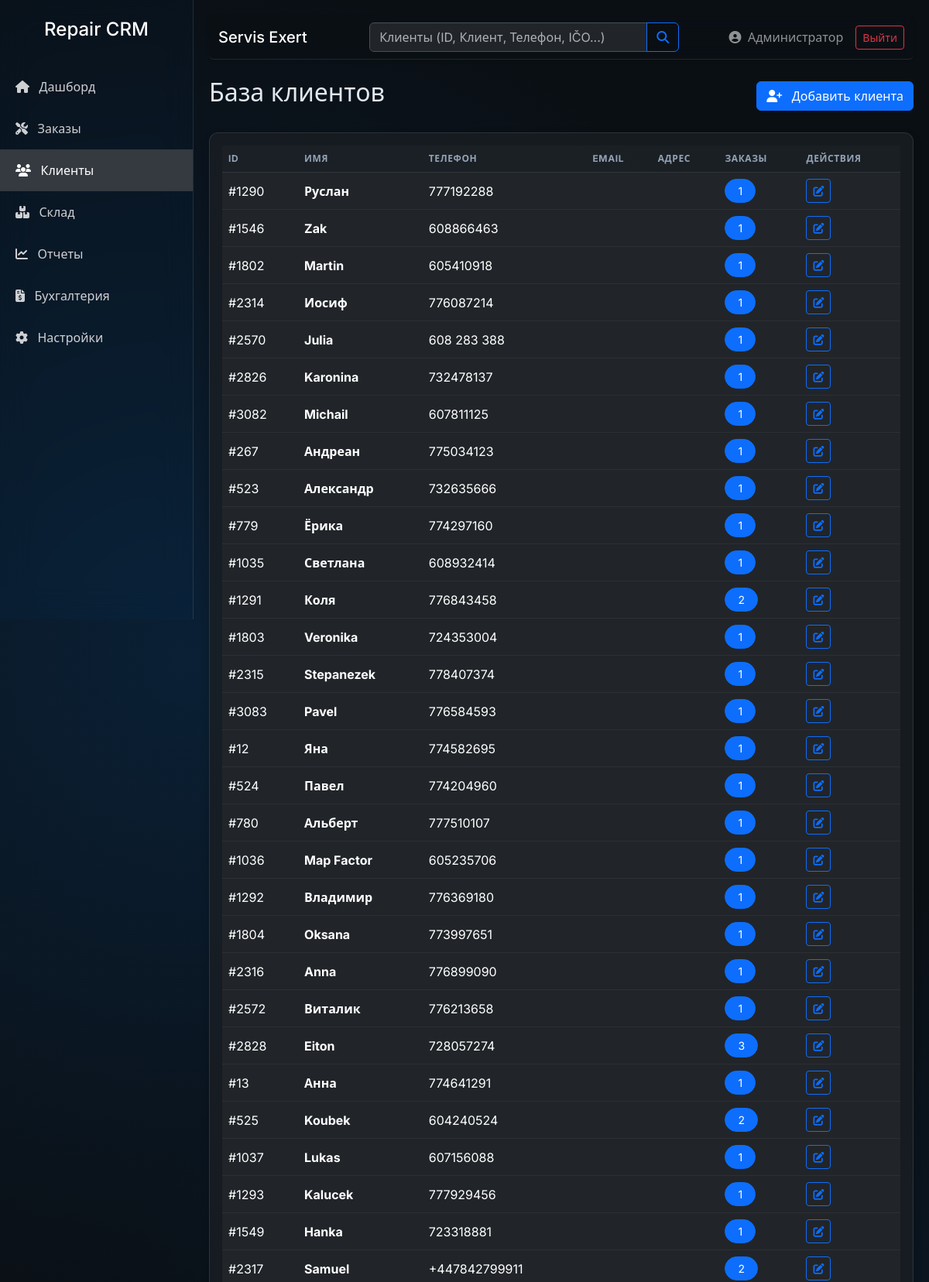
Screenshot of /customers.php?cp=3 (signed in, upper part) with the database file from the repository.
### tables this page shows
CREATE TABLE `customers` (
  `id` int(11) NOT NULL AUTO_INCREMENT,
  `customer_type` enum('private','company') DEFAULT 'private',
  `first_name` varchar(50) NOT NULL,
  `last_name` varchar(50) NOT NULL,
  `ico` varchar(20) DEFAULT NULL,
  `dic` varchar(20) DEFAULT NULL,
  `company` varchar(100) DEFAULT NULL,
  `phone` varchar(20) DEFAULT NULL,
  `email` varchar(100) DEFAULT NULL,
  `address` text DEFAULT NULL,
  `created_at` timestamp NOT NULL DEFAULT current_timestamp(),
  `old_user_id` int(11) DEFAULT NULL,
  PRIMARY KEY (`id`)
);

### includes/functions.php (called while the page is built, shortened)
<?php
function get_setting($key, $default = '') {
    global $pdo;
    static $cache = [];
    if (array_key_exists($key, $cache)) {
        return $cache[$key];
    }
    try {
        $stmt = $pdo->prepare("SELECT setting_value FROM system_settings WHERE setting_key = ?");
        $stmt->execute([$key]);
        $val = $stmt->fetchColumn();
        if ($val !== false) {
            $cache[$key] = $val;
            return $val;
        }
    } catch (Exception $e) {
        $cache[$key] = $default;
        return $default;
    }
    return $default;
}
?>

### includes/lang.php (called while the page is built, shortened)
<?php
function __($key, $override_lang = null) {
    global $lang_data, $pdo;
    if ($override_lang) {
        $lang = $override_lang;
    } elseif (isset($_SESSION['lang'])) {
        $lang = $_SESSION['lang'];
    } elseif (isset($pdo) && function_exists('get_setting')) {
        $lang = get_setting('language', 'ru');
    } else {
        $lang = 'ru';
    }
    return $lang_data[$lang][$key] ?? $key;
}
?>

### customers.php (the view, shortened to what this page needs)
<?php
require_once 'includes/config.php';
require_once 'includes/functions.php';
require_once 'includes/header.php';
$customers = [];
if (isset($pdo)) {
    try {
        $limit = 50;
        $page = isset($_GET['cp']) && is_numeric($_GET['cp']) ? (int)$_GET['cp'] : 1;
        $offset = ($page - 1) * $limit;
        $search = $_GET['search'] ?? '';
        if (!empty($search)) {
            $search = trim($search);
            $exact_id_filter = is_numeric($search) ? " OR id = ?" : "";
            $count_stmt = $pdo->prepare("SELECT COUNT(*) FROM customers WHERE (first_name LIKE ? OR last_name LIKE ? OR phone LIKE ? OR email LIKE ? OR ico LIKE ? OR dic LIKE ? OR company LIKE ?$exact_id_filter)");
            $term = "%$search%";
            $params = [$term, $term, $term, $term, $term, $term, $term];
            if (is_numeric($search)) $params[] = (int)$search;
            $count_stmt->execute($params);
            $total_customers = $count_stmt->fetchColumn();
            $stmt = $pdo->prepare("SELECT * FROM customers WHERE
                (first_name LIKE ? OR
                last_name LIKE ? OR
                phone LIKE ? OR
                email LIKE ? OR
                ico LIKE ? OR
                dic LIKE ? OR
                company LIKE ?$exact_id_filter)
                ORDER BY (CASE WHEN id = ? THEN 1 ELSE 2 END), last_name ASC LIMIT $limit OFFSET $offset");
            $search_id = is_numeric($search) ? (int)$search : 0;
            $exec_params = $params;
            $exec_params[] = $search_id;
            $stmt->execute($exec_params);
        } else {
            $stmt = $pdo->query("SELECT * FROM customers ORDER BY last_name ASC LIMIT $limit OFFSET $offset");
        }
        $customers = $stmt->fetchAll();
        $order_counts = [];
        if (!empty($customers)) {
            $customer_ids = array_column($customers, 'id');
            $placeholders = implode(',', array_fill(0, count($customer_ids), '?'));
            $c_stmt = $pdo->prepare("SELECT customer_id, COUNT(*) as cnt FROM orders WHERE customer_id IN ($placeholders) GROUP BY customer_id");
            $c_stmt->execute($customer_ids);
            while ($row = $c_stmt->fetch()) {
                $order_counts[$row['customer_id']] = (int)$row['cnt'];
            }
        }
    } catch (PDOException $e) { }
}
?>
<div class="d-flex justify-content-between align-items-center mb-4">
    <h2><?php echo __('customers_db'); ?></h2>
    <div class="d-flex gap-2">
        <button class="btn btn-primary" data-bs-toggle="modal" data-bs-target="#newCustomerModal">
            <i class="fas fa-user-plus me-2"></i> <?php echo __('add_customer'); ?>
        </button>
    </div>
</div>
<div class="card">
    <div class="card-body">
        <div class="table-responsive">
            <table class="table table-hover align-middle">
                <thead>
                    <tr>
                        <th>ID</th>
                        <th><?php echo __('name_col'); ?></th>
                        <th><?php echo __('phone'); ?></th>
                        <th>Email</th>
                        <th><?php echo __('address'); ?></th>
                        <th><?php echo __('orders'); ?></th>
                        <th><?php echo __('actions'); ?></th>
                    </tr>
                </thead>
                <tbody>
                    <?php if (empty($customers)): ?>
                        <tr>
                            <td colspan="7" class="text-center py-4 text-muted"><?php echo __('no_customers_found'); ?></td>
                        </tr>
                    <?php else: ?>
                        <?php foreach ($customers as $customer): ?>
                        <tr>
                            <td>#<?php echo $customer['id']; ?></td>
                            <td>
                                <strong>
                                    <?php
                                    if ($customer['customer_type'] == 'company') {
                                        echo htmlspecialchars($customer['company'] ?: $customer['last_name']);
                                        echo ' <small class="text-muted">(Firma)</small>';
                                    } else {
                                        echo htmlspecialchars($customer['last_name'] . ' ' . $customer['first_name']);
                                    }
                                    ?>
                                </strong>
                            </td>
                            <td><?php echo htmlspecialchars($customer['phone']); ?></td>
                            <td><?php echo htmlspecialchars($customer['email']); ?></td>
                            <td><?php echo htmlspecialchars($customer['address']); ?></td>
                            <td>
                                <?php
                                $count = $order_counts[$customer['id']] ?? 0;
                                ?>
                                <button class="btn btn-sm <?php echo $count > 0 ? 'btn-primary' : 'btn-outline-secondary'; ?> rounded-pill px-3"
                                        onclick="showCustomerOrders(<?php echo $customer['id']; ?>, '<?php echo htmlspecialchars($customer['first_name'] . ' ' . $customer['last_name']); ?>')"
                                        <?php echo $count == 0 ? 'disabled' : ''; ?>>
                                    <?php echo $count; ?>
                                </button>
                            </td>
                            <td>
                                <div class="btn-group btn-group-sm">
                                    <a href="edit_customer.php?id=<?php echo $customer['id']; ?>" class="btn btn-outline-primary"><i class="fas fa-edit"></i></a>
                                </div>
                            </td>
                        </tr>
                        <?php endforeach; ?>
                    <?php endif; ?>
                </tbody>
            </table>
        </div>
    </div>
</div>
<?php require_once 'includes/footer.php'; ?>

### assets/css/style.css (style rules this page uses)
:root { --sidebar-width: 250px; --primary-color: #0d7ff2; --glass-bg: rgba(255, 255, 255, 0.05); --glass-border: rgba(255, 255, 255, 0.1); }
body { background-color: #0a0f14; background-image: radial-gradient(circle at 20% 30%, rgba(13, 127, 242, 0.15) 0%, transparent 40%), radial-gradient(circle at 80% 70%, rgba(13, 127, 242, 0.1) 0%, transparent 40%); background-attachment: fixed; color: #e2e8f0; font-family: 'Inter', system-ui, -apple-system, sans-serif; position: relative; }
.card { border: 1px solid var(--glass-border); background: rgba(25, 30, 36, 0.8); box-shadow: 0 4px 12px 0 rgba(0, 0, 0, 0.2); margin-bottom: 20px; border-radius: 12px; color: #e2e8f0; }
.table { color: #cbd5e1; }
.table thead th { background-color: rgba(255,255,255,0.02); text-transform: uppercase; font-size: 0.75rem; letter-spacing: 0.05em; color: #94a3b8; border-bottom: 1px solid var(--glass-border); }
.table td { border-color: rgba(255,255,255,0.05); }

### rows the page displays
customers: id "1290", last_name+first_name "Руслан", phone "777192288", id "1"
customers: id "1546", last_name+first_name "Zak", phone "608866463", id "1"
customers: id "1802", last_name+first_name "Martin", phone "605410918", id "1"
customers: id "2314", last_name+first_name "Иосиф", phone "776087214", id "1"
customers: id "2570", last_name+first_name "Julia", phone "608 283 388", id "1"
customers: id "2826", last_name+first_name "Karonina", phone "732478137", id "1"
customers: id "3082", last_name+first_name "Michail", phone "607811125", id "1"
customers: id "267", last_name+first_name "Андреан", phone "775034123", id "1"
customers: id "523", last_name+first_name "Александр", phone "732635666", id "1"
customers: id "779", last_name+first_name "Ёрика", phone "774297160", id "1"
customers: id "1035", last_name+first_name "Светлана", phone "608932414", id "1"
customers: id "1291", last_name+first_name "Коля", phone "776843458", id "2"
customers: id "1803", last_name+first_name "Veronika", phone "724353004", id "1"
customers: id "2315", last_name+first_name "Stepanezek", phone "778407374", id "1"
customers: id "3083", last_name+first_name "Pavel", phone "776584593", id "1"
customers: id "12", last_name+first_name "Яна", phone "774582695", id "1"
customers: id "524", last_name+first_name "Павел", phone "774204960", id "1"
customers: id "780", last_name+first_name "Альберт", phone "777510107", id "1"
customers: id "1036", last_name+first_name "Map Factor", phone "605235706", id "1"
customers: id "1292", last_name+first_name "Владимир", phone "776369180", id "1"
customers: id "1804", last_name+first_name "Oksana", phone "773997651", id "1"
customers: id "2316", last_name+first_name "Anna", phone "776899090", id "1"
customers: id "2572", last_name+first_name "Виталик", phone "776213658", id "1"
customers: id "2828", last_name+first_name "Eiton", phone "728057274", id "3"
customers: id "13", last_name+first_name "Анна", phone "774641291", id "1"
customers: id "525", last_name+first_name "Koubek", phone "604240524", id "2"
customers: id "1037", last_name+first_name "Lukas", phone "607156088", id "1"
customers: id "1293", last_name+first_name "Kalucek", phone "777929456", id "1"
customers: id "1549", last_name+first_name "Hanka", phone "723318881", id "1"
customers: id "2317", last_name+first_name "Samuel", phone "+447842799911", id "2"

### other values shown
__('dashboard') "Дашборд"
__('orders') "Заказы"
__('customers') "Клиенты"
__('inventory') "Склад"
__('reports') "Отчеты"
__('accounting') "Бухгалтерия"
__('settings') "Настройки"
get_setting('company_name', 'Repair CRM') "Servis Exert"
$_SESSION['full_name'] "Администратор"
__('logout') "Выйти"
__('customers_db') "База клиентов"
__('add_customer') "Добавить клиента"
__('name_col') "ИМЯ"
__('phone') "ТЕЛЕФОН"
__('address') "АДРЕС"
